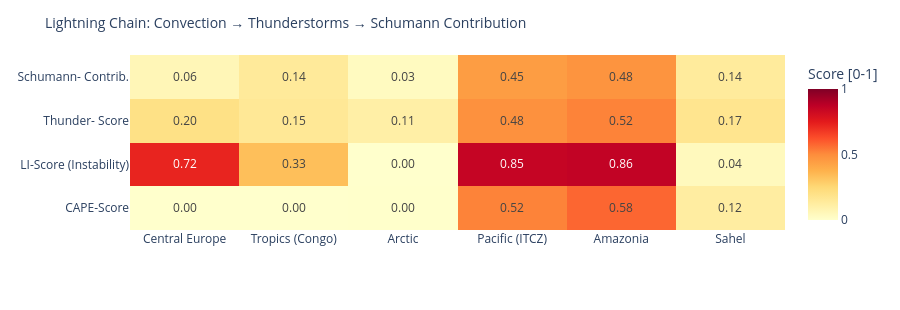

Here is the notebook cell this chart was saved with:
### Code cell
# ============================================================
# LIGHTNING CHAIN: Convection → Thunderstorms → Schumann
# Shows the causal chain per measurement point as heatmap
# ============================================================

def cape_score(v):
    """CAPE → normalized score [0,1]"""
    if v is None or pd.isna(v): return 0.0
    return min(1.0, float(v) / 3000)

def li_score(v):
    """Lifted Index: negative = unstable → score [0,1]"""
    if v is None or pd.isna(v): return 0.3
    return min(1.0, max(0.0, (-float(v) + 6) / 12))

def cloud_score(v):
    if v is None or pd.isna(v): return 0.3
    return float(v) / 100

def thunder_score(row):
    """Kombinierter Gewitterwahrscheinlichkeits-Score
    CAPE + LI + Bedeckung + WMO-Gewitter + konvektiver Niederschlag (showers)
    Hinweis: X-Ray und Kp sind kein Bestandteil – nur geomagn./solarer Kontext.
    """
    cs = cape_score(row.get('cape'))
    ls = li_score(row.get('li'))
    cl = cloud_score(row.get('cloud'))
    t  = 1.0 if row.get('thunderstorm') else 0.0
    # Convective precipitation (showers) as additional indicator
    sh = min(1.0, (row.get('showers') or 0) / 5.0)
    return round(cs * 0.30 + ls * 0.25 + cl * 0.15 + t * 0.20 + sh * 0.10, 3)

def schumann_contribution(t_score, lat):
    """Schumann contribution: higher in tropics (±30°), scaled by thunderstorm score"""
    lat_weight = max(0.3, 1.0 - abs(lat) / 60)
    return round(t_score * lat_weight, 3)

df_atm['cape_score']   = df_atm.apply(lambda r: cape_score(r['cape']), axis=1)
df_atm['li_score']     = df_atm.apply(lambda r: li_score(r['li']),    axis=1)
df_atm['thunder_score']= df_atm.apply(lambda r: thunder_score(r.to_dict()), axis=1)
df_atm['schumann_contribution'] = df_atm.apply(
    lambda r: schumann_contribution(r['thunder_score'], r['lat']), axis=1)

metrics = ['cape_score', 'li_score', 'thunder_score', 'schumann_contribution']
labels  = ['CAPE-Score', 'LI-Score\n(Instability)', 'Thunder-\nScore', 'Schumann-\nContrib.']
z_data  = [df_atm[m].tolist() for m in metrics]

fig = go.Figure(go.Heatmap(
    z=z_data,
    x=df_atm['point'].tolist(),
    y=labels,
    colorscale='YlOrRd',
    zmin=0, zmax=1,
    text=[[f'{v:.2f}' for v in row] for row in z_data],
    texttemplate='%{text}', textfont=dict(size=12),
    colorbar=dict(title='Score [0-1]')
))
fig.update_layout(
    title=dict(text='Lightning Chain: Convection → Thunderstorms → Schumann Contribution', font=dict(size=14)),
    height=310,
    plot_bgcolor='rgba(0,0,0,0)', paper_bgcolor='rgba(0,0,0,0)',
    margin=dict(l=130, r=80, t=55, b=80)
)
fig.show()

### Figure 1 — Plotly figure (JSON) as saved in the notebook; plotly's stock layout.template omitted (floating-point values rounded to 4 significant figures)
{"data": [{"colorbar": {"title": {"text": "Score [0-1]"}}, "colorscale": [[0.0, "rgb(255,255,204)"], [0.125, "rgb(255,237,160)"], [0.25, "rgb(254,217,118)"], [0.375, "rgb(254,178,76)"], [0.5, "rgb(253,141,60)"], [0.625, "rgb(252,78,42)"], [0.75, "rgb(227,26,28)"], [0.875, "rgb(189,0,38)"], [1.0, "rgb(128,0,38)"]], "text": [["0.00", "0.00", "0.00", "0.52", "0.58", "0.12"], ["0.72", "0.33", "0.00", "0.85", "0.86", "0.04"], ["0.20", "0.15", "0.11", "0.48", "0.52", "0.17"], ["0.06", "0.14", "0.03", "0.45", "0.48", "0.14"]], "textfont": {"size": 12}, "texttemplate": "%{text}", "type": "heatmap", "x": ["Central Europe", "Tropics (Congo)", "Arctic", "Pacific (ITCZ)", "Amazonia", "Sahel"], "y": ["CAPE-Score", "LI-Score\n(Instability)", "Thunder-\nScore", "Schumann-\nContrib."], "z": [[0.0, 0.0, 0.003333, 0.52, 0.5767, 0.1233], [0.725, 0.3333, 0.0, 0.85, 0.8583, 0.04167], [0.201, 0.154, 0.109, 0.485, 0.519, 0.175], [0.06, 0.144, 0.033, 0.445, 0.476, 0.137]], "zmax": 1, "zmin": 0}], "layout": {"height": 310, "margin": {"b": 80, "l": 130, "r": 80, "t": 55}, "paper_bgcolor": "rgba(0,0,0,0)", "plot_bgcolor": "rgba(0,0,0,0)", "title": {"font": {"size": 14}, "text": "Lightning Chain: Convection → Thunderstorms → Schumann Contribution"}}}
